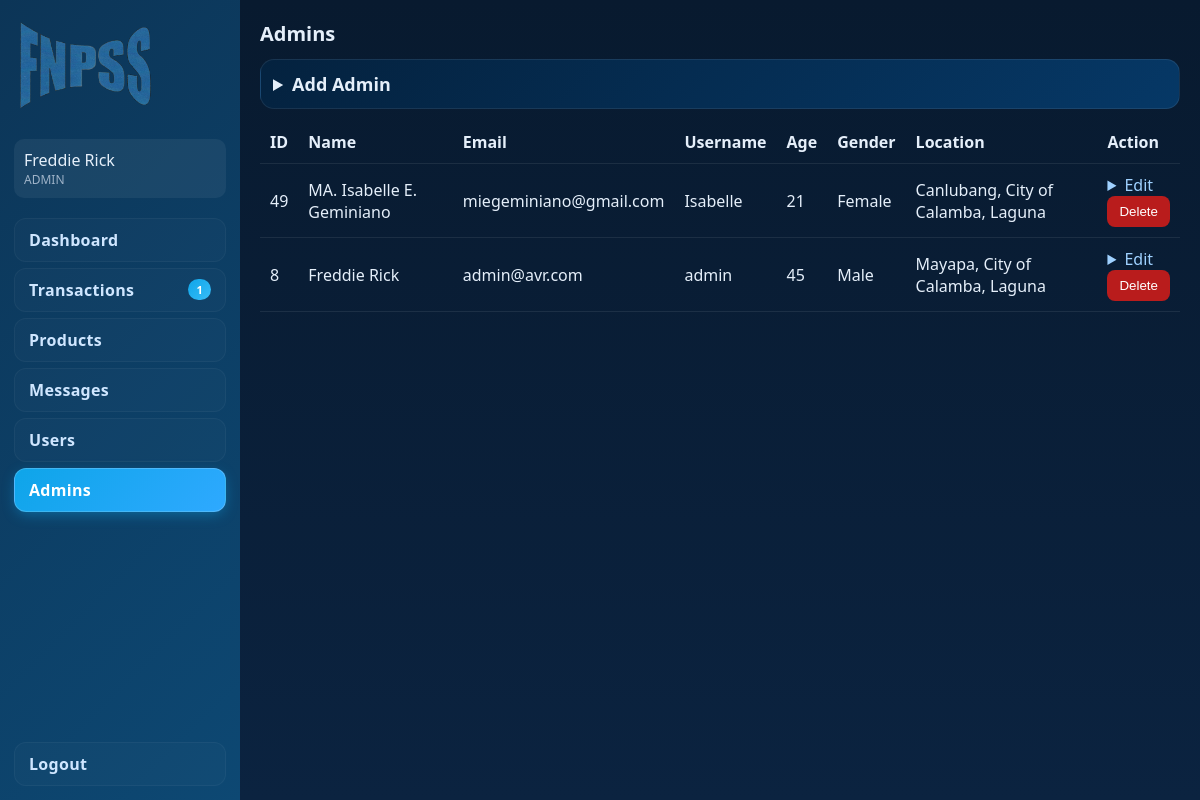
/admin/admin_admins.php (signed in), run on the app's committed database.
### tables this page shows
CREATE TABLE `users` (
  `id` int(11) NOT NULL,
  `email` varchar(255) NOT NULL,
  `name` varchar(255) NOT NULL,
  `location` varchar(255) NOT NULL,
  `phone` varchar(20) NOT NULL,
  `username` varchar(50) NOT NULL,
  `avatar` varchar(255) DEFAULT NULL,
  `password` varchar(255) NOT NULL,
  `created_at` timestamp NOT NULL DEFAULT current_timestamp(),
  `role` enum('admin','customer') DEFAULT NULL,
  `status` enum('active','inactive','pending') DEFAULT 'active',
  `dob` date DEFAULT NULL,
  `gender` enum('male','female','other','') DEFAULT '',
  `last_profile_updated` timestamp NULL DEFAULT NULL
);

### includes/functions.php (called while the page is built, shortened)
<?php
require_once __DIR__ . '/../config/db.php';
function current_user() { return $_SESSION['user'] ?? null; }
function h($s): string { return htmlspecialchars((string)$s, ENT_QUOTES, 'UTF-8'); }
?>

### config/db.php (called while the page is built, shortened)
<?php
$DB = [
    'host' => getenv('DB_HOST') ?: '127.0.0.1',
    'port' => (int)(getenv('DB_PORT') ?: 3307),
    'name' => getenv('DB_NAME') ?: 'avr_db',
    'user' => getenv('DB_USER') ?: 'root',
    'pass' => getenv('DB_PASS') !== false ? getenv('DB_PASS') : ''
];
function db(): PDO {
    static $pdo = null;
    if ($pdo instanceof PDO) return $pdo;
    global $DB;
    $hosts = array_unique([$DB['host'], '127.0.0.1', 'localhost']);
    $ports = array_unique([(int)$DB['port'], 3306, 3307]);
    $opts = [
        PDO::ATTR_ERRMODE => PDO::ERRMODE_EXCEPTION,
        PDO::ATTR_DEFAULT_FETCH_MODE => PDO::FETCH_ASSOC,
        PDO::ATTR_EMULATE_PREPARES => false,
    ];
    foreach ($hosts as $h) {
        foreach ($ports as $p) {
            $dsn = sprintf('mysql:host=%s;port=%d;dbname=%s;charset=utf8mb4', $h, $p, $DB['name']);
            try {
                $pdo = new PDO($dsn, $DB['user'], $DB['pass'], $opts);
                return $pdo;
            } catch (Throwable $e) {
                $lastErr = $e;
            }
        }
    }
    throw new PDOException('Database connection failed: no hosts/ports available');
}
?>

### admin/admin_admins.php (the view, shortened to what this page needs)
<?php
require_once __DIR__ . '/../includes/functions.php';
require_once __DIR__ . '/ui.php';
$admins = db()->query("SELECT id,name,email,username,phone,location,role,status,created_at,dob,gender FROM users WHERE role = 'admin' ORDER BY created_at DESC")->fetchAll();
admin_layout_start('Admins');
?>
  <details class="card" style="margin-bottom:12px"><summary style="font-size:18px"><strong>Add Admin</strong></summary>
  </details>
  <div style="overflow:auto"><table class="table rtable"><thead><tr><th>ID</th><th>Name</th><th>Email</th><th>Username</th><th>Age</th><th>Gender</th><th>Location</th><th>Action</th></tr></thead><tbody>
  <?php foreach ($admins as $u): ?>
    <tr>
      <td data-label="ID"><?= (int)$u['id']; ?></td>
      <td data-label="Name"><?= h($u['name']); ?></td>
      <td data-label="Email"><?= h($u['email']); ?></td>
      <td data-label="Username"><?= h($u['username']); ?></td>
      <?php
        $ageDisp = '—';
        try {
          if (!empty($u['dob']) && $u['dob'] !== '0000-00-00') {
            $dobObj = new DateTime($u['dob']);
            $age = $dobObj->diff(new DateTime('today'))->y;
            if ($age >= 0 && $age <= 120) { $ageDisp = (string)$age; }
          }
        } catch (Throwable $e) {  }
        $gender = trim((string)($u['gender'] ?? ''));
        $genderDisp = $gender === '' ? '—' : ucfirst(strtolower($gender));
      ?>
      <td data-label="Age"><?= h($ageDisp); ?></td>
      <td data-label="Gender"><?= h($genderDisp); ?></td>
      <td data-label="Location"><?= h($u['location'] ?? ''); ?></td>
      <td data-label="Action">
        <div class="action-vertical">
          <details class="inline"><summary style="cursor:pointer">Edit</summary>
          </details>
          <form method="post" onsubmit="return confirm('Delete this admin account? This cannot be undone.');" style="margin:0">
            <button class="btn secondary" style="background:#b91c1c">Delete</button>
          </form>
        </div>
      </td>
    </tr>
  <?php endforeach; ?>
  </tbody></table></div>
<?php admin_layout_end(); ?>

### admin/ui.php (shortened to what this page needs)
<?php
require_once __DIR__ . '/../includes/functions.php';
function admin_layout_start(string $title='Admin'): void {
  $base = BASE_URL;
  $me = basename($_SERVER['SCRIPT_NAME']);
  $user = current_user();
  try { $cOrders = (int)db()->query("SELECT COUNT(*) c FROM orders WHERE order_status='pending'")->fetch()['c']; } catch (Throwable $e) { $cOrders = 0; }
  try { $seen = (int)($_SESSION['admin_msgs_seen'] ?? 0); $st = db()->prepare('SELECT COUNT(*) c FROM order_messages WHERE id > :s'); $st->execute([':s'=>$seen]); $cMessages = (int)$st->fetch()['c']; } catch (Throwable $e) { $cMessages = 0; }
  echo "<!DOCTYPE html><html lang=\"en\"><head><meta charset=\"utf-8\"><meta name=\"viewport\" content=\"width=device-width, initial-scale=1\"><title>" . h($title) . " • Admin</title>\n";
  echo "</head><body><div class=\"awrap\">";
  echo "<aside class=\"aside\">";
  echo "<div class=\"brand\"><img src=\"$base/assets/images/logo.png\" alt=\"FNPSS\" style=\"width:140px;display:block;margin:4px 0 10px\"></div>";
  echo "<div class=\"me\"><div><div>" . h($user['name'] ?? 'Admin') . "</div><div class=\"role\">ADMIN</div></div></div>";
  $links = [
    ['index.php','Dashboard',null],
    ['admin_orders.php','Transactions',$cOrders],
    ['admin_products.php','Products',null],
    ['admin_messages.php','Messages',$cMessages],
    ['admin_users.php','Users',null],
    ['admin_admins.php','Admins',null],
  ];
  echo "<nav class=\"nav\">";
  foreach ($links as [$href,$label,$count]) {
    $active = ($me === $href) ? 'active' : '';
  $pill = ($count && $count>0)?("<span class=\"pill\">". (int)$count ."</span>") : '';
    echo "<a class=\"$active\" href=\"$base/admin/$href\"><span>$label</span>$pill</a>";
  }
  echo "</nav>";
  echo "<div class=\"aside-bottom\" style=\"margin-top:auto\"><a href=\"$base/logout.php\">Logout</a></div>";
  echo "</aside>";
  echo "<main class=\"amain\"><h1 class=\"h1\">" . h($title) . "</h1>";
}
function admin_layout_end(): void {
  echo "</main></div></body></html>";
}
?>

### admin/ui.php (style rules this page uses)
:root { --bg:#081a2f;--bg2:#0b2340;--side:#0b2746;--panel:#0d2d52;--card:rgba(255,255,255,.06);--txt:#e5effa;--mut:#9fb3c8;--blue:#0ea5e9;--blue2:#2ea9ff }
* { box-sizing:border-box }
html,body { height:100% }
body { margin:0;overflow-x:hidden;background:linear-gradient(180deg,var(--bg),var(--bg2));color:var(--txt);font-family:system-ui,-apple-system,Segoe UI,Roboto,Arial,sans-serif }
img,video { max-width:100%;height:auto }
a { color:#9fd3ff;text-decoration:none }
.awrap { display:flex;min-height:100vh }
.aside { width:240px;background:linear-gradient(135deg, #0c3557, #0d4873);padding:14px;position:sticky;top:0;height:100vh;display:flex;flex-direction:column }
.brand { font-weight:800;margin:4px 0 10px 0;letter-spacing:.5px }
.me { display:flex;gap:10px;align-items:center;background:rgba(255,255,255,.06);padding:10px;border-radius:10px;margin:10px 0 }
.me .role { color:var(--mut);font-size:12px }
.nav { display:flex;flex-direction:column;gap:6px;margin:10px 0;flex:1 }
.nav a, .aside-bottom a { position:relative;display:flex;align-items:center;justify-content:space-between;color:#cfe6ff;padding:10px 14px;border-radius:12px;font-weight:600;letter-spacing:.3px;background:rgba(255,255,255,.02);border:1px solid rgba(255,255,255,.04);transition:.28s }
.nav a.active { background:linear-gradient(135deg,var(--blue),var(--blue2));color:#fff;box-shadow:0 4px 14px -2px rgba(14,165,233,.45);border-color:rgba(255,255,255,.18) }
.pill { display:inline-block;min-width:22px;text-align:center;font-size:11px;font-weight:600;color:#fff;background:linear-gradient(135deg,#0ea5e9,#38bdf8);border-radius:32px;padding:3px 8px;margin-left:10px }
.amain { flex:1;padding:20px }
.h1 { font-size:20px;margin:0 0 12px 0 }
.card { background:linear-gradient(135deg, #04223f, #063866);border:1px solid rgba(255,255,255,.08);border-radius:14px;padding:12px }
.table { width:100%;border-collapse:collapse }
.table th,.table td { padding:10px;border-bottom:1px solid rgba(255,255,255,.08);text-align:left }
.table.rtable { width:100% }
.btn { appearance:none;border:0;border-radius:8px;background:linear-gradient(135deg,var(--blue),var(--blue2));color:#fff;padding:8px 12px;cursor:pointer }
.btn.secondary { background:#334155 }

### admin/admin_admins.php (style rules this page uses)
details.inline summary { color:var(--muted,#9fd1ff); }

### data on the page
users: name "Freddie Rick", id "8", email "admin@avr.com", username "admin", dob "45", gender "Male", location "Mayapa, City of Calamba, Laguna"
users: id "49", name "MA. Isabelle E. Geminiano", email "miegeminiano@gmail.com", username "Isabelle", dob "21", gender "Female", location "Canlubang, City of Calamba, Laguna"

### other printed values
$label "Dashboard"
$label "Transactions"
$count "1"
$label "Products"
$label "Messages"
$label "Users"
$label "Admins"
$title "Admins"
